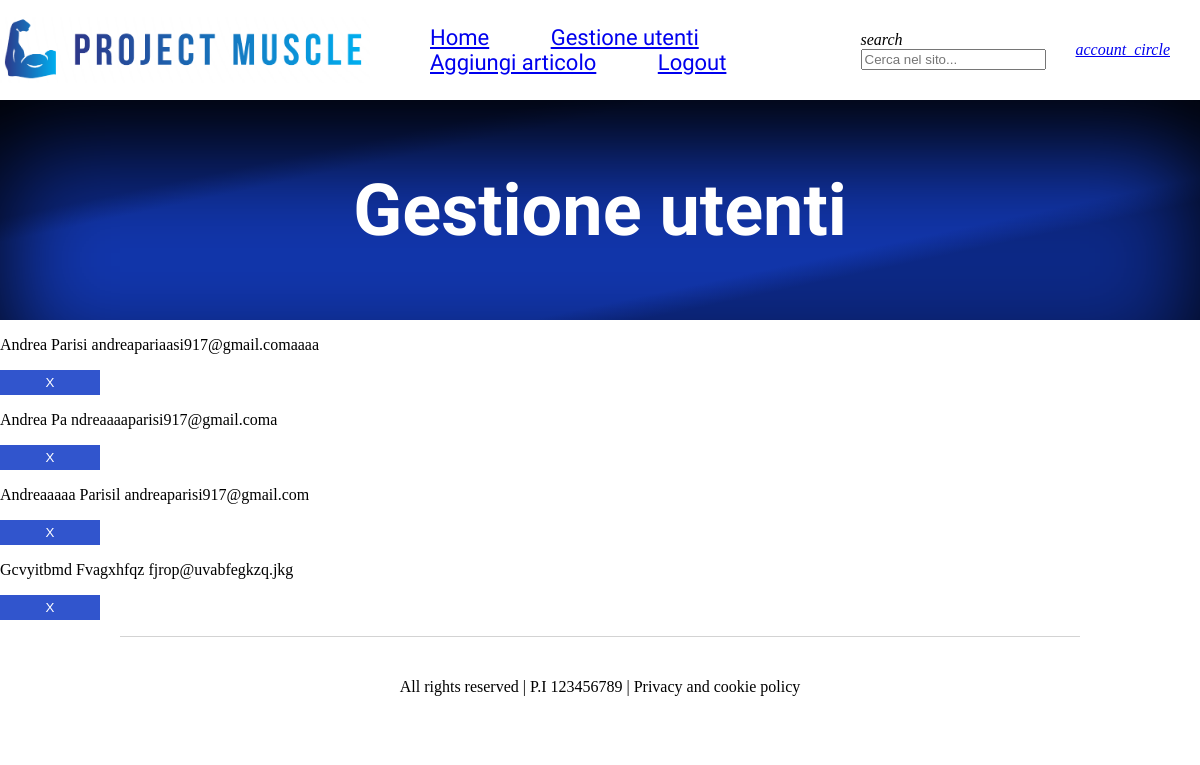
Page /php/user/allusers.php (signed in) on the earlier database version.
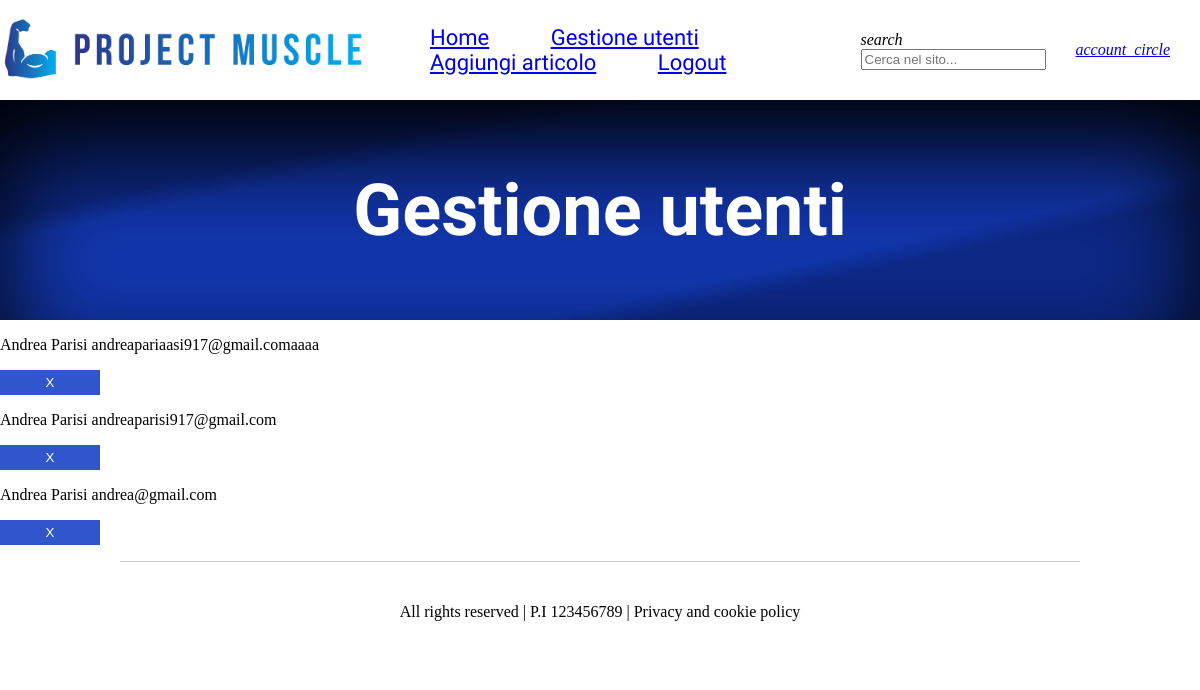
Same page on the later database version.
### tables this page shows
CREATE TABLE `users` (
  `id` int(4) NOT NULL,
  `nome` varchar(30) NOT NULL,
  `cognome` varchar(30) NOT NULL,
  `email` varchar(100) NOT NULL,
  `password` varchar(150) NOT NULL,
  `registration_date` timestamp NOT NULL DEFAULT current_timestamp(),
  `admin` tinyint(1) NOT NULL,
  `rememberMeToken` varchar(150) DEFAULT NULL,
  `cookie_expiration` date DEFAULT NULL,
  `telefono` varchar(10) DEFAULT NULL,
  `indirizzo` varchar(150) DEFAULT NULL,
  `eta` varchar(3) DEFAULT NULL
);

### php/user/allusers.php (the view, shortened to what this page needs)
<?php
require_once '../structure/header.php';
$query = "SELECT id, nome, cognome, email, admin FROM users";
try {
    $res = mysqli_query($con, $query);
} catch (Exception $e) {
    echo "<p>Errore: impossibile accedere ai dati</p>";
    error_log("Failed to access data: " . $e->getMessage() . "\n", 3, "error.log");
    exit;
}
if ($res) {
    if (mysqli_num_rows($res) > 1) {
        while ($row = mysqli_fetch_assoc($res)) {
            if ($row["admin"] == 0) {
                echo "<p>" . htmlspecialchars($row["nome"]) . " " . htmlspecialchars($row["cognome"]) . " " . htmlspecialchars($row["email"]);
                echo "<form method='post' action='deleteUser.php'>";
                echo "<button type='submit' class='deleteUserButton'>X</button>";
                echo "</form></p>";
            }
        }
    } else
        $_SESSION['error_message'] = "Non ci sono utenti registrati";
} else {
    $_SESSION['error_message'] = "Errore: si prega di riprovare più tardi";
    error_log("Failed to access data: " . mysqli_error($con) . "\n", 3, "error.log");
    mysqli_close($con);
    reloadPage();
}
require_once '../structure/footer.php';
?>

### php/structure/header.php (shortened to what this page needs)
<!DOCTYPE html>
<html lang="it">
<head>
    <link href="https://cdn.jsdelivr.net/npm/beercss@3.4.7/dist/cdn/beer.min.css" rel="stylesheet">
    <link rel="stylesheet" type="text/css" href="../../css/stile.css">
    <link rel="stylesheet" type="text/css" href="../../css/form_style.css">
</head>
<body>
    <header class="fixed">
        <nav>
            <img src="../../images/projectMuscle_logo.png" alt="Logo project muscle">
            <div>
                <ul>
                    <li><a href="../structure/index.php">Home</a></li>
                    <?php
                    if (isset($_SESSION["logged_in"])) {
                        if (isset($_SESSION["admin"]) && $_SESSION["admin"] == 1) {
                            echo '<li><a href="../user/allusers.php">Gestione utenti</a></li>';
                            echo '<li><a href="../article/addArticle.php">Aggiungi articolo</a></li>';
                        }
                        echo '<li><a href="../user/logout.php">Logout</a></li>';
                    } else {
                        echo '<li><a href="../user/registration.php">Registrazione</a></li>';
                        echo '<li><a href="../user/login.php">Login</a></li>';
                    }
                    ?>
                </ul>
            </div>
            <div class="searchZone">
                <div class="field small prefix round fill" id="searchBar">
                    <i class="front">search</i>
                    <input type=text id="searchInput" placeholder="Cerca nel sito...">
                </div>
                <?php
                echo
                '<a href="../user/show_profile.php">
                <i class="large" id="accountCircle">account_circle</i>
                </a>';
                ?>
            </div>
        </nav>
    </header>
    <div class="dynamicNav" id="dynamicNav">
        <h1 id="header_content"></h1>
    </div>

### php/structure/footer.php
<div class="container">
    <footer>
        <p>All rights reserved | P.I 123456789 | Privacy and cookie policy</p>
    </footer>
</div>
</body>
</html>

### css/stile.css (style rules this page uses)
html { width: 100%; }
body { margin: 0 auto; width: 100%; background-color: #ffffff; }
header { background-color: #ffffff; width: 100%; }
header img { width: 370px; z-index: 500; }
nav { height: 100px; width: 100%; display: flex; align-items: center; align-content: center; justify-content: space-between; }
nav li { display: inline; color: #000000; font-size: 22px; font-family: 'Roboto Condensed', sans-serif; padding: 0px 20px; }
.searchZone { display: flex; align-items: center; }
#searchBar { margin-left: 15px; }
#accountCircle { padding: 0px 30px; }
nav li:not(:last-child)::after { content: " "; padding: 8px; }
.dynamicNav { display: flex; justify-content: center; align-items: center; background-color: #0d2987; height: 220px; width: 100%; background-image: linear-gradient(-12deg, transparent 25%, #1236ac 30%, #1236ac 70%, transparent 75%); box-shadow: inset 0px 50px 100px 0px rgba(0, 0, 0, 1); }
.dynamicNav h1 { color: #ffffff; font-size: 72px; font-family: 'Roboto Condensed', sans-serif; }
.container { display: flex; justify-content: center; align-items: center; text-align: center; }
footer { height: 100px; width: 80vw; display: flex; justify-content: center; align-items: center; position: relative; border-top: 1px solid #d3d3d3; background-color: #ffffff; }
:is(.button,button):after { all: unset; }

### css/form_style.css (style rules this page uses)
.deleteUserButton { color: white; border: none; padding: 5px 10px; background-color: #3155cd; width: 100px; }

Differences in the rows shown:
removed users: nome "Andrea", cognome "Pa", email "ndreaaaaparisi917@gmail.coma"
removed users: nome "Andreaaaaa", cognome "Parisil", email "andreaparisi917@gmail.com"
removed users: nome "Gcvyitbmd", cognome "Fvagxhfqz", email "fjrop@uvabfegkzq.jkg"
added users: nome "Andrea", cognome "Parisi", email "andreaparisi917@gmail.com"
added users: nome "Andrea", cognome "Parisi", email "andrea@gmail.com"
